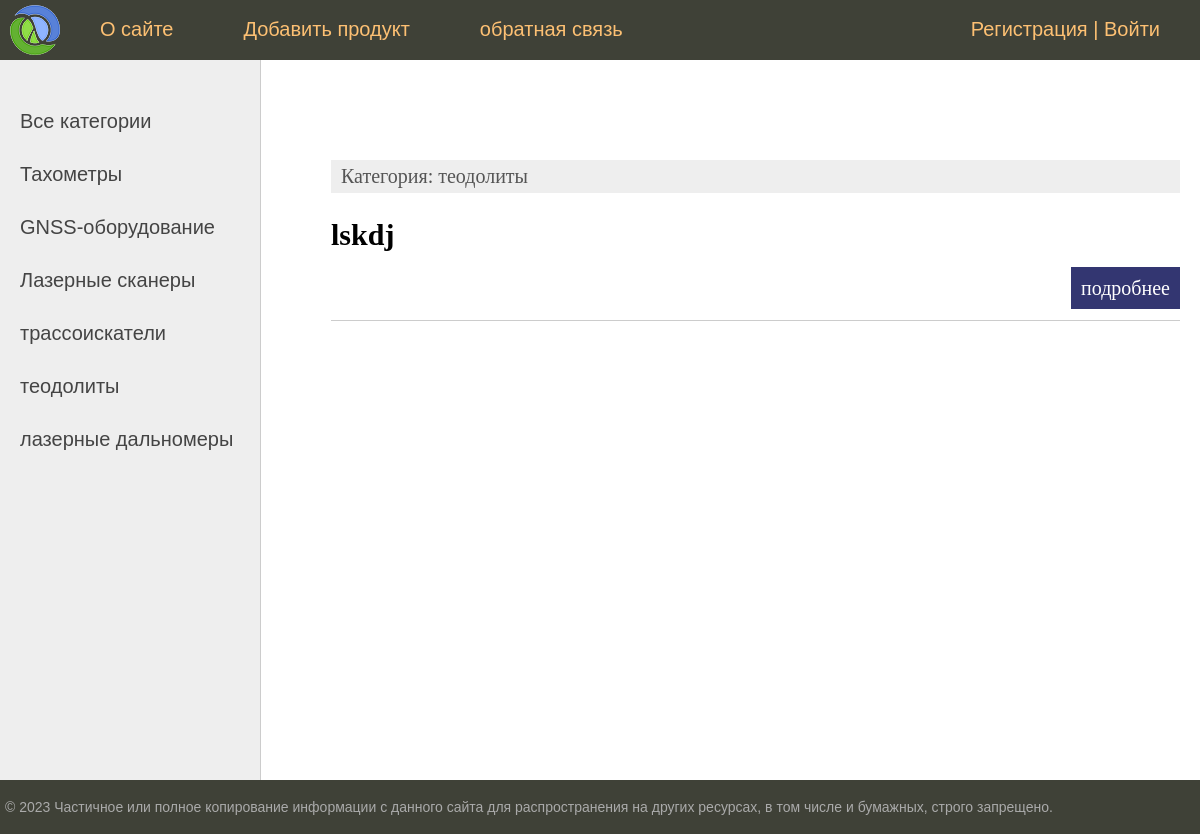
Page /category/teodolity on the committed database.
### equipment/models.py (models this page shows, shortened)
class Category(models.Model):
    name = models.CharField(max_length=100, db_index=True, verbose_name="Категория")
    slug = models.SlugField(max_length=255, db_index=True, unique=True, verbose_name="URL")
    def __str__(self):
        return self.name
    def get_absolute_url(self):
        return reverse('category', kwargs={'cat_slug': self.slug})
    class Meta:
        verbose_name="Категории"
        verbose_name_plural = "Категории"
        ordering = ['id']

class Equipment(models.Model):
    title = models.CharField(max_length=255, verbose_name="Название")
    slug = models.SlugField(max_length=255, unique=True, db_index=True, verbose_name="URL")
    price = models.IntegerField(verbose_name="Цена")
    content = models.TextField(blank=True, verbose_name="Описание")
    photo = models.ImageField(upload_to="photos/%Y/%m/%d/", blank=True, verbose_name="Фото")
    is_published = models.BooleanField(default=True, verbose_name="Наличие")
    time_create = models.DateTimeField(auto_now=True, verbose_name="Время создания")
    cat = models.ForeignKey('Category', on_delete=models.PROTECT, verbose_name="Категория")
    def get_absolute_url(self):
        return reverse('prod', kwargs={'prod_slug': self.slug})
    class Meta:
        verbose_name = "Продукция/Товары"
        verbose_name_plural = "Продукция/Товары"
        ordering = ['-time_create', 'title']

### equipment/views.py (the view)
# urls.py: path('category/<slug:cat_slug>', Category.as_view(), name='category'),
class Category(DataMixin, ListView):
    model = Equipment
    template_name = 'equipment/index.html'
    context_object_name = 'products'
    allow_empty = False
    def get_context_data(self, *, object_list=None, **kwargs):
        context = super().get_context_data(**kwargs)
        c_def = self.get_user_context(title="Продукт - " + str(context['products'][0].cat), cat_selected=context['products'][0].cat_id)
        return dict(list(context.items()) + list(c_def.items()))
    def get_queryset(self):
        return Equipment.objects.filter(cat__slug=self.kwargs['cat_slug'], is_published=True)

### equipment/utils.py (called while the page is built)
    def get_user_context(self, **kwargs):
        context = kwargs
        cats = Category.objects.all()
        context['menu'] = menu
        context['cats'] = cats
        if 'cat_selected' not in context:
            context['cat_selected'] = 0
        return context

### equipment/templates/equipment/index.html (shortened to what this page needs)
{% extends 'equipment/base.html' %}
{% block content %}
<ul class="list-articles">
	{% for p in products %}
	<li><div class="article-panel">
	<p class="first">Категория: {{p.cat}}</p></div>
			<h2>{{p.title}}</h2>
			<p class="link-read-post"><a href="{{ p.get_absolute_url }}">подробнее</a></p>
			</li>
	{% endfor %}
</ul>
{% endblock %}

### equipment/templates/equipment/base.html (shortened to what this page needs)
{% load static %}
{% load equipment_tags %}
<!DOCTYPE html>
<html>
<head>
	<link type="text/css" href="{% static 'equipment/css/style.css' %}" rel="stylesheet" />
</head>
<body>
<table class="table-page" border=0 cellpadding="0" cellspacing="0">
<tr><td valign=top>
{% block mainmenu %}
		<div class="header">
			<ul id="mainmenu" class="mainmenu">
			<li class="logo"><a href="{% url 'home' %}"><div class="logo"></div></a></li>
{% for m in menu %}
			<li><a href="{% url m.url_name %}">{{m.title}}</a></li>
{% endfor %}
				{% if request.user.is_authenticated %}
				<li class="last">{{user.username}} | <a href="{% url 'logout' %}">Выйти</a></li>
				{% else %}
				<li class="last"><a href="{% url 'register' %}">Регистрация</a> | <a href="{% url 'login' %}">Войти</a></li>
				{% endif %}
			</ul>
		</div>
{% endblock mainmenu %}
<table class="table-content" border=0 cellpadding="0" cellspacing="0">
<tr>
	<td valign="top" class="left-chapters">
	<ul id="leftchapters">
	{% if cat_selected == 0 %}
		<li class="selected">Все категории</li>
	{% else %}
			<li><a href="{% url 'home' %}">Все категории</a></li>
	{% endif %}
	{% for c in cats %}
		{% if c.pk == cat.selected %}
			<li class="selected">{{c.name}}</li>
		{% else %}
			<li><a href="{{ c.get_absolute_url }}">{{c.name}}</a></li>
		{% endif %}
	{% endfor %}
	</ul>
</td>
<td valign="top" class="content">
	<div class="content-text">
{% block content %}
{% endblock %}
</td></tr></table>
</td></tr>
<tr><td valign=top>
	<div id="footer">
		<p>&copy; 2023 Частичное или полное копирование информации с данного сайта для распространения на других ресурсах, в том числе и бумажных, строго запрещено.</p>
	</div>
</td></tr></table>
</body>
</html>

### equipment/static/equipment/css/style.css (style rules this page uses)
html, body { font-family: 'Arial'; margin: 0; padding: 0; height: 100%; width: 100%; color: #444; }
a { color: #0059b2; text-decoration: none; }
p.link-read-post { text-align: right; }
p.link-read-post a { padding: 10px; min-width: 100px; background: #333671; color: #fff; text-decoration: none; }
div.article-panel { background: #eee; padding: 5px 10px 5px 10px; box-sizing: border-box; overflow: hidden; color: #555; }
div.article-panel p.first { margin: 0; float: left; }
ul.list-articles { list-style: none; margin: 0; padding: 0; }
ul.list-articles li { border-bottom: 1px solid #ccc; }
.table-page { width: 100%; height: 100%; vertical-align: top; }
.table-page tr { height: 100%; }
.header { background: #3F4137; height: 60px; }
.logo { background: url('../images/logo.png') no-repeat 10px 5px; width: 70px; height: 60px; }
ul.mainmenu { list-style: none; margin: 0; padding: 0; height: 60px; color: #fdc073; font-size: 20px; overflow: hidden; }
ul.mainmenu li { float: left; margin: 18px 40px 0 30px; }
ul.mainmenu li.logo { margin: 0; }
ul.mainmenu li.last { float: right; }
ul.mainmenu li a { color: #fdc073; text-decoration: none; }
.table-content { width: 100%; min-height: 100%; height: 100%; }
.left-chapters { margin: 0; background: #eee; border-right: 1px solid #ccc; min-height: 100%; }
.left-chapters ul { width: 230px; min-height: 100%; margin: 0; padding: 20px 10px 10px 20px; list-style: none; font-size: 20px; }
.left-chapters ul li { margin: 30px 0 0 0; color: #999; }
.left-chapters ul li a { color: #444; text-decoration: none; }
.content { padding: 40px 20px 20px 40px; width: 100%; box-sizing: border-box; }
.content-text { margin: 60px 0 0 30px; color: #000; font-size: 20px; font-family: Yandex Sans Display Light; }
#footer { box-sizing: border-box; background: #3F4137; padding: 5px; color: #aaa; font-size: 14px; font-family: Verdana, Geneva, Arial, Helvetica; text-align: left; overflow: hidden; }
.table-content { min-height: calc(100vh - 80px); }

### rows in the picture
Category: name "Тахометры"
Category: name "GNSS-оборудование"
Category: name "Лазерные сканеры"
Category: name "трассоискатели"
Category: name "теодолиты"
Category: name "лазерные дальномеры"
Equipment: cat "теодолиты", title "lskdj"

### other values in the picture
{{ m.title }} "О сайте" "Добавить продукт" "обратная связь"
